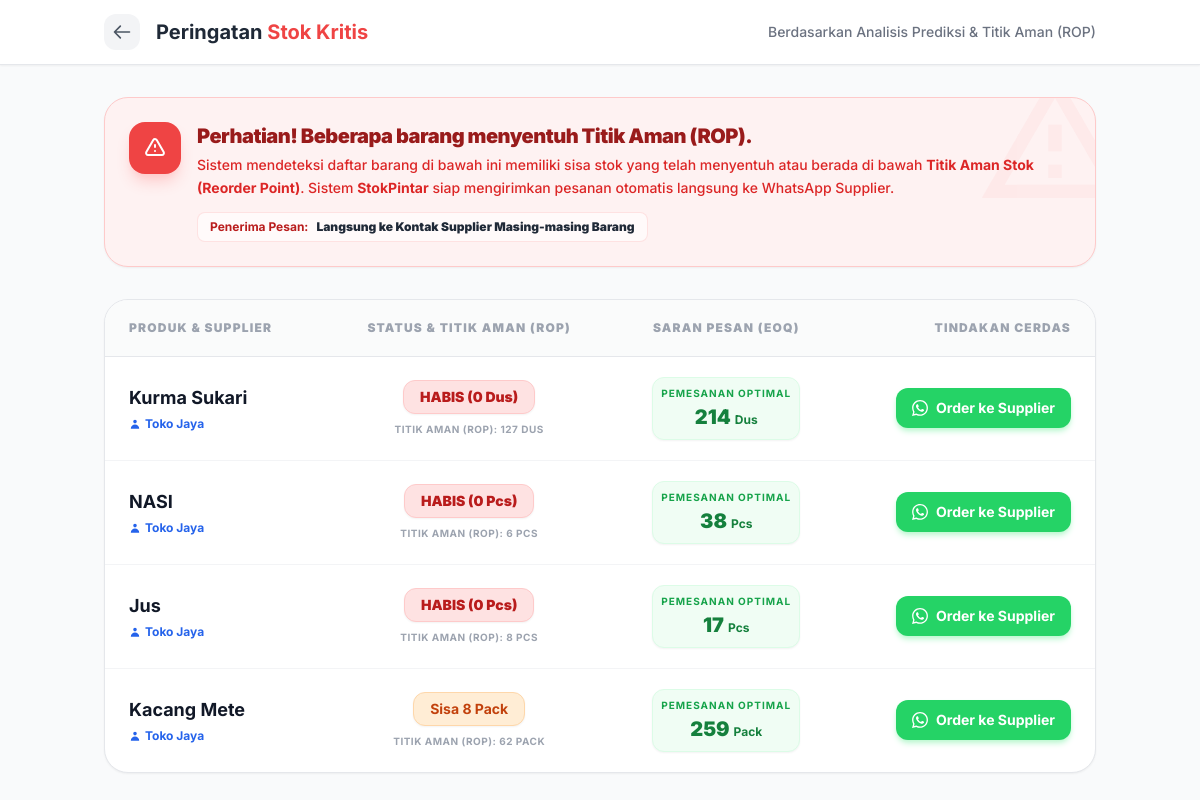
/stok_menipis.php (signed in), run on the app's committed database.
### tables this page shows
CREATE TABLE `barang` (
  `id` int(11) NOT NULL,
  `kode_barang` varchar(20) NOT NULL,
  `nama_barang` varchar(100) NOT NULL,
  `stok_sekarang` int(11) DEFAULT 0,
  `satuan` varchar(20) DEFAULT 'pcs',
  `harga_jual` decimal(12,2) NOT NULL,
  `biaya_pesan_per_order` decimal(12,2) DEFAULT 0.00,
  `biaya_simpan_per_unit_tahun` decimal(12,2) DEFAULT 0.00,
  `lead_time_hari` int(11) DEFAULT 1,
  `safety_stock` int(11) DEFAULT 0,
  `updated_at` timestamp NOT NULL DEFAULT current_timestamp() ON UPDATE current_timestamp(),
  `biaya_pesan` int(11) NOT NULL DEFAULT 0,
  `biaya_simpan` int(11) NOT NULL DEFAULT 0,
  `lead_time` int(11) NOT NULL DEFAULT 0,
  `nama_supplier` varchar(100) DEFAULT NULL,
  `wa_supplier` varchar(20) DEFAULT NULL
);

### stok_menipis.php (the view, shortened to what this page needs)
<?php
include 'koneksi.php';
$kritis_items = [];
$query_barang = mysqli_query($conn, "SELECT * FROM barang ORDER BY stok_sekarang ASC");
$sales_history_all = [];
$q_all_monthly = mysqli_query($conn, "
    SELECT dt.barang_id, YEAR(t.tanggal_transaksi) as thn, MONTH(t.tanggal_transaksi) as bln, SUM(dt.jumlah_terjual) as total
    FROM detail_transaksi dt
    JOIN transaksi t ON dt.transaksi_id = t.id
    WHERE t.tanggal_transaksi >= DATE_SUB(NOW(), INTERVAL 4 MONTH)
    GROUP BY dt.barang_id, thn, bln
    ");
while($r = mysqli_fetch_assoc($q_all_monthly)) {
    $sales_history_all[$r['barang_id']][$r['thn']][$r['bln']] = (float)$r['total'];
}
$curr_y = (int)date('Y');
$curr_m = (int)date('n');
while($row = mysqli_fetch_assoc($query_barang)) {
    $id_b = $row['id'];
    $satuan = $row['satuan'] ?? 'Unit';
    $m1 = $curr_m - 1; $y1 = $curr_y; if($m1 <= 0) { $m1 += 12; $y1--; }
    $m2 = $curr_m - 2; $y2 = $curr_y; if($m2 <= 0) { $m2 += 12; $y2--; }
    $m3 = $curr_m - 3; $y3 = $curr_y; if($m3 <= 0) { $m3 += 12; $y3--; }
    $a1 = $sales_history_all[$id_b][$y1][$m1] ?? 0;
    $a2 = $sales_history_all[$id_b][$y2][$m2] ?? 0;
    $a3 = $sales_history_all[$id_b][$y3][$m3] ?? 0;
    $w1 = 3; $w2 = 2; $w3 = 1;
    $sum_w = $w1 + $w2 + $w3;
    $D_wma = (($a1 * $w1) + ($a2 * $w2) + ($a3 * $w3)) / $sum_w;
    $D = ceil($D_wma);
    $d_per_hari = $D / 30;
    $S = $row['biaya_pesan'] ?? 10000;
    $H = $row['biaya_simpan'] ?? 500;
    $eoq = ($H > 0 && $D > 0) ? sqrt((2 * ($D * 12) * $S) / $H) : 0;
    $L = $row['lead_time'] ?? 3;
    $rop = ($d_per_hari * $L);
    $stok = $row['stok_sekarang'];
    if (($stok <= $rop && $D > 0) || $stok <= 0) {
        $row['rop_value'] = ceil($rop);
        $row['eoq_value'] = ceil($eoq);
        $row['satuan'] = $satuan;
        $kritis_items[] = $row;
    }
}
?>
<!DOCTYPE html>
<html lang="id">
<head>
    <script src="https://cdn.tailwindcss.com"></script>
</head>
<body class="bg-gray-50 min-h-screen pb-12">
    <nav class="bg-white border-b border-gray-200 sticky top-0 z-40 shadow-sm">
        <div class="max-w-5xl mx-auto px-4 h-16 flex justify-between items-center">
            <div class="flex items-center">
                <a href="dashboard.php" class="bg-gray-100 text-gray-600 p-2 rounded-xl hover:bg-blue-600 hover:text-white transition mr-4">
                    <svg class="w-5 h-5" fill="none" stroke="currentColor" viewBox="0 0 24 24"><path stroke-linecap="round" stroke-linejoin="round" stroke-width="2" d="M10 19l-7-7m0 0l7-7m-7 7h18"></path></svg>
                </a>
                <h1 class="text-xl font-bold text-gray-800">Peringatan <span class="text-red-500">Stok Kritis</span></h1>
            </div>
            <div class="text-sm text-gray-500 font-medium hidden md:block">Berdasarkan Analisis Prediksi & Titik Aman (ROP)</div>
        </div>
    </nav>
    <main class="max-w-5xl mx-auto px-4 py-8">
        <div class="bg-red-50 border border-red-200 p-6 rounded-3xl mb-8 flex flex-col md:flex-row items-start gap-4 shadow-sm relative overflow-hidden">
            <div class="absolute -right-10 -top-10 text-red-100 opacity-50 pointer-events-none">
                <svg class="w-40 h-40" fill="currentColor" viewBox="0 0 24 24"><path d="M12 2L1 21h22L12 2zm0 3.99L19.53 19H4.47L12 5.99zM11 16h2v2h-2zm0-6h2v4h-2z"/></svg>
            </div>
            <div class="bg-red-500 text-white p-3.5 rounded-2xl relative z-10 shadow-lg shadow-red-200">
                <svg class="w-6 h-6" fill="none" stroke="currentColor" viewBox="0 0 24 24"><path stroke-linecap="round" stroke-linejoin="round" stroke-width="2" d="M12 9v2m0 4h.01m-6.938 4h13.856c1.54 0 2.502-1.667 1.732-3L13.732 4c-.77-1.333-2.694-1.333-3.464 0L3.34 16c-.77 1.333.192 3 1.732 3z"></path></svg>
            </div>
            <div class="relative z-10">
                <h2 class="text-xl font-black text-red-800 mb-1 tracking-tight">Perhatian! Beberapa barang menyentuh Titik Aman (ROP).</h2>
                <p class="text-sm text-red-600 leading-relaxed font-medium mb-3">
                    Sistem mendeteksi daftar barang di bawah ini memiliki sisa stok yang telah menyentuh atau berada di bawah <b>Titik Aman Stok (Reorder Point)</b>.
                    Sistem <b>StokPintar</b> siap mengirimkan pesanan otomatis langsung ke WhatsApp Supplier.
                </p>
                <div class="bg-white/60 inline-flex items-center px-3 py-1.5 rounded-lg border border-red-200/50">
                    <span class="text-xs font-bold text-red-700">Penerima Pesan:</span>
                    <span class="text-xs font-black text-gray-800 ml-2">Langsung ke Kontak Supplier Masing-masing Barang</span>
                </div>
            </div>
        </div>
        <div class="bg-white rounded-3xl shadow-sm border border-gray-200 overflow-hidden">
            <div class="overflow-x-auto">
                <table class="w-full text-left">
                    <thead class="bg-gray-50/80 border-b border-gray-200">
                        <tr>
                            <th class="px-6 py-5 text-xs font-black text-gray-400 uppercase tracking-widest">Produk & Supplier</th>
                            <th class="px-6 py-5 text-xs font-black text-gray-400 uppercase tracking-widest text-center">Status & Titik Aman (ROP)</th>
                            <th class="px-6 py-5 text-xs font-black text-gray-400 uppercase tracking-widest text-center">Saran Pesan (EOQ)</th>
                            <th class="px-6 py-5 text-xs font-black text-gray-400 uppercase tracking-widest text-right">Tindakan Cerdas</th>
                        </tr>
                    </thead>
                    <tbody class="divide-y divide-gray-100">
                        <?php
                        if (count($kritis_items) > 0) {
                            foreach($kritis_items as $index => $row):
                                $satuan = $row['satuan'];
                                $stok = $row['stok_sekarang'];
                                $rop = $row['rop_value'];
                                $eoq = $row['eoq_value'];
                                $nama_brg = addslashes($row['nama_barang']);
                                $wa_supplier = preg_replace('/[^0-9]/', '', $row['wa_supplier'] ?? '');
                                if (!empty($wa_supplier)) {
                                    if (substr($wa_supplier, 0, 1) === '0') {
                                        $wa_supplier = '62' . substr($wa_supplier, 1);
                                    }
                                }
                                $nama_supplier = !empty($row['nama_supplier']) ? trim($row['nama_supplier']) : 'Supplier';
                        ?>
                        <tr class="hover:bg-red-50/30 transition-colors group">
                            <td class="px-6 py-5">
                                <div class="font-bold text-gray-900 text-lg"><?php echo htmlspecialchars($row['nama_barang']); ?></div>
                                <div class="text-xs text-blue-600 font-bold mt-1 flex items-center">
                                    <svg class="w-3 h-3 mr-1" fill="currentColor" viewBox="0 0 20 20"><path fill-rule="evenodd" d="M10 9a3 3 0 100-6 3 3 0 000 6zm-7 9a7 7 0 1114 0H3z" clip-rule="evenodd"></path></svg>
                                    <?php echo !empty($row['nama_supplier']) ? htmlspecialchars($row['nama_supplier']) : 'Supplier Belum Diatur'; ?>
                                </div>
                            </td>
                            <td class="px-6 py-5 text-center">
                                <div class="flex flex-col items-center justify-center">
                                    <?php if($stok <= 0): ?>
                                        <span class="inline-flex items-center px-4 py-1.5 rounded-xl text-sm font-black bg-red-100 text-red-700 animate-pulse shadow-sm border border-red-200">
                                            HABIS (0 <?php echo $satuan; ?>)
                                        </span>
                                    <?php else: ?>
                                        <span class="inline-flex items-center px-4 py-1.5 rounded-xl text-sm font-bold bg-orange-100 text-orange-700 shadow-sm border border-orange-200">
                                            Sisa <?php echo $stok; ?> <?php echo $satuan; ?>
                                        </span>
                                    <?php endif; ?>
                                    <span class="text-[10px] text-gray-400 font-bold mt-2 uppercase tracking-wider">Titik Aman (ROP): <?php echo $rop; ?> <?php echo $satuan; ?></span>
                                </div>
                            </td>
                            <td class="px-6 py-5 text-center">
                                <div class="bg-green-50 border border-green-100 p-2 rounded-xl inline-block shadow-sm">
                                    <p class="text-[10px] font-bold text-green-600 uppercase tracking-widest mb-0.5">Pemesanan Optimal</p>
                                    <p class="text-xl font-black text-green-700"><?php echo $eoq; ?> <span class="text-xs font-bold"><?php echo $satuan; ?></span></p>
                                </div>
                            </td>
                            <td class="px-6 py-5 text-right">
                                <div class="flex flex-col items-end space-y-2">
                                    <?php if(!empty($wa_supplier)): ?>
                                        <button id="btn-wa-<?php echo $index; ?>" onclick='kirimWaOtomatis(this, "<?php echo $wa_supplier; ?>", "<?php echo $nama_brg; ?>", "<?php echo addslashes($nama_supplier); ?>")' title="Kirim PO otomatis ke WA Supplier" class="flex items-center px-4 py-2.5 bg-[#25D366] hover:bg-[#20bd5a] text-white text-sm font-bold rounded-xl transition-all shadow-md shadow-green-200 active:scale-95 disabled:opacity-70 disabled:cursor-not-allowed">
                                            <span class="btn-text">Order ke Supplier</span>
                                        </button>
                                    <?php endif; ?>
                                </div>
                            </td>
                        </tr>
                        <?php
                            endforeach;
                        } ?>
                    </tbody>
                </table>
            </div>
        </div>
    </main>
</body>
</html>

### stok_menipis.php (style rules this page uses)
body { font-family: 'Inter', sans-serif; }

### data on the page
barang: nama_barang "Kurma Sukari", nama_supplier "Toko Jaya", satuan "Dus", rop "127", satuan "DUS", eoq "214"
barang: nama_barang "NASI", nama_supplier "Toko Jaya", satuan "Pcs", rop "6", satuan "PCS", eoq "38"
barang: nama_barang "Jus", nama_supplier "Toko Jaya", satuan "Pcs", rop "8", satuan "PCS", eoq "17"
barang: nama_barang "Kacang Mete", nama_supplier "Toko Jaya", stok_sekarang "8", satuan "Pack", rop "62", satuan "PACK", eoq "259"
